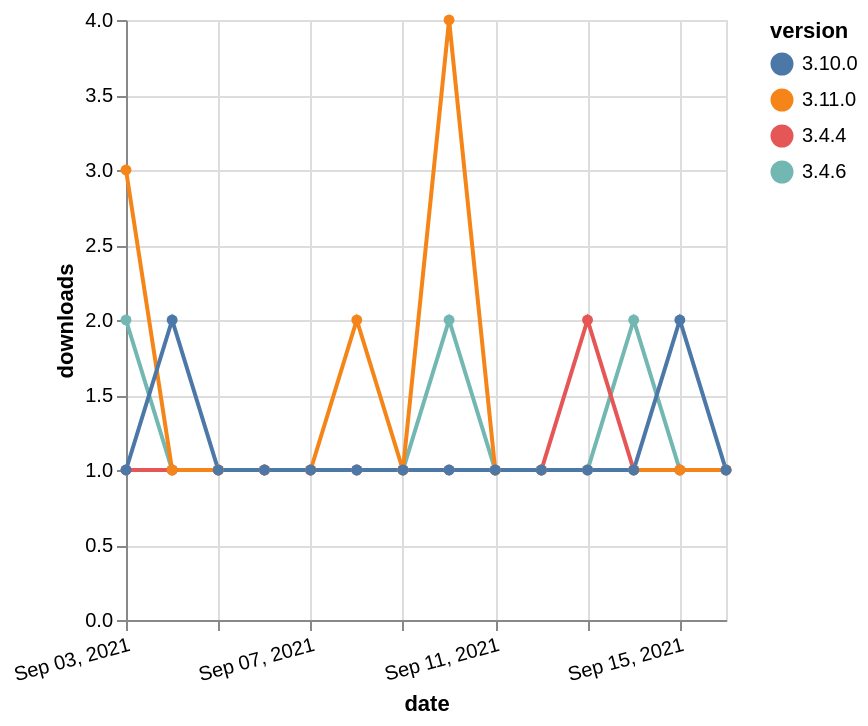

This figure's Vega-Lite source:
### Vega-Lite specification from a JSON file in a GitHub repository (floating-point values rounded to 4 significant figures)
{"$schema": "https://vega.github.io/schema/vega-lite/v5.json", "description": "A simple bar chart with embedded data.", "data": {"values": [{"date": "2021-09-03", "total": 192, "delta": 2, "version": "3.4.6"}, {"date": "2021-09-04", "total": 193, "delta": 1, "version": "3.4.6"}, {"date": "2021-09-05", "total": 194, "delta": 1, "version": "3.4.6"}, {"date": "2021-09-06", "total": 195, "delta": 1, "version": "3.4.6"}, {"date": "2021-09-07", "total": 196, "delta": 1, "version": "3.4.6"}, {"date": "2021-09-08", "total": 197, "delta": 1, "version": "3.4.6"}, {"date": "2021-09-09", "total": 198, "delta": 1, "version": "3.4.6"}, {"date": "2021-09-10", "total": 200, "delta": 2, "version": "3.4.6"}, {"date": "2021-09-11", "total": 201, "delta": 1, "version": "3.4.6"}, {"date": "2021-09-12", "total": 202, "delta": 1, "version": "3.4.6"}, {"date": "2021-09-13", "total": 203, "delta": 1, "version": "3.4.6"}, {"date": "2021-09-14", "total": 205, "delta": 2, "version": "3.4.6"}, {"date": "2021-09-15", "total": 206, "delta": 1, "version": "3.4.6"}, {"date": "2021-09-16", "total": 207, "delta": 1, "version": "3.4.6"}, {"date": "2021-09-03", "total": 223, "delta": 1, "version": "3.4.4"}, {"date": "2021-09-04", "total": 224, "delta": 1, "version": "3.4.4"}, {"date": "2021-09-05", "total": 225, "delta": 1, "version": "3.4.4"}, {"date": "2021-09-06", "total": 226, "delta": 1, "version": "3.4.4"}, {"date": "2021-09-07", "total": 227, "delta": 1, "version": "3.4.4"}, {"date": "2021-09-08", "total": 228, "delta": 1, "version": "3.4.4"}, {"date": "2021-09-09", "total": 229, "delta": 1, "version": "3.4.4"}, {"date": "2021-09-10", "total": 230, "delta": 1, "version": "3.4.4"}, {"date": "2021-09-11", "total": 231, "delta": 1, "version": "3.4.4"}, {"date": "2021-09-12", "total": 232, "delta": 1, "version": "3.4.4"}, {"date": "2021-09-13", "total": 234, "delta": 2, "version": "3.4.4"}, {"date": "2021-09-14", "total": 235, "delta": 1, "version": "3.4.4"}, {"date": "2021-09-15", "total": 236, "delta": 1, "version": "3.4.4"}, {"date": "2021-09-16", "total": 237, "delta": 1, "version": "3.4.4"}, {"date": "2021-09-03", "total": 244, "delta": 3, "version": "3.11.0"}, {"date": "2021-09-04", "total": 245, "delta": 1, "version": "3.11.0"}, {"date": "2021-09-05", "total": 246, "delta": 1, "version": "3.11.0"}, {"date": "2021-09-06", "total": 247, "delta": 1, "version": "3.11.0"}, {"date": "2021-09-07", "total": 248, "delta": 1, "version": "3.11.0"}, {"date": "2021-09-08", "total": 250, "delta": 2, "version": "3.11.0"}, {"date": "2021-09-09", "total": 251, "delta": 1, "version": "3.11.0"}, {"date": "2021-09-10", "total": 255, "delta": 4, "version": "3.11.0"}, {"date": "2021-09-11", "total": 256, "delta": 1, "version": "3.11.0"}, {"date": "2021-09-12", "total": 257, "delta": 1, "version": "3.11.0"}, {"date": "2021-09-13", "total": 258, "delta": 1, "version": "3.11.0"}, {"date": "2021-09-14", "total": 259, "delta": 1, "version": "3.11.0"}, {"date": "2021-09-15", "total": 260, "delta": 1, "version": "3.11.0"}, {"date": "2021-09-16", "total": 261, "delta": 1, "version": "3.11.0"}, {"date": "2021-09-03", "total": 169, "delta": 1, "version": "3.10.0"}, {"date": "2021-09-04", "total": 171, "delta": 2, "version": "3.10.0"}, {"date": "2021-09-05", "total": 172, "delta": 1, "version": "3.10.0"}, {"date": "2021-09-06", "total": 173, "delta": 1, "version": "3.10.0"}, {"date": "2021-09-07", "total": 174, "delta": 1, "version": "3.10.0"}, {"date": "2021-09-08", "total": 175, "delta": 1, "version": "3.10.0"}, {"date": "2021-09-09", "total": 176, "delta": 1, "version": "3.10.0"}, {"date": "2021-09-10", "total": 177, "delta": 1, "version": "3.10.0"}, {"date": "2021-09-11", "total": 178, "delta": 1, "version": "3.10.0"}, {"date": "2021-09-12", "total": 179, "delta": 1, "version": "3.10.0"}, {"date": "2021-09-13", "total": 180, "delta": 1, "version": "3.10.0"}, {"date": "2021-09-14", "total": 181, "delta": 1, "version": "3.10.0"}, {"date": "2021-09-15", "total": 183, "delta": 2, "version": "3.10.0"}, {"date": "2021-09-16", "total": 184, "delta": 1, "version": "3.10.0"}]}, "width": "container", "mark": {"type": "line", "point": {"filled": true}}, "encoding": {"x": {"field": "date", "type": "temporal", "timeUnit": "yearmonthdate", "title": "date", "axis": {"labelAngle": -15}}, "y": {"field": "delta", "type": "quantitative", "title": "downloads"}, "color": {"field": "version", "type": "nominal"}, "tooltip": {"field": "delta"}}}
